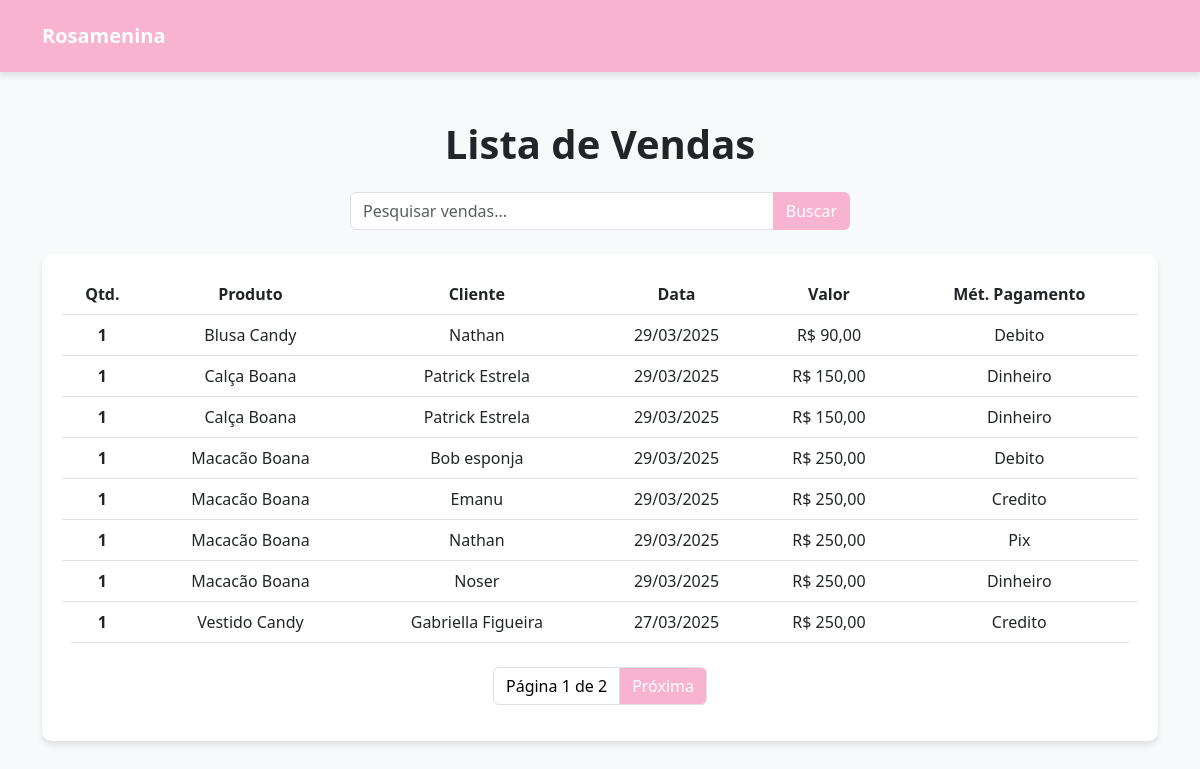
Page /vendas/ on the earlier database version.
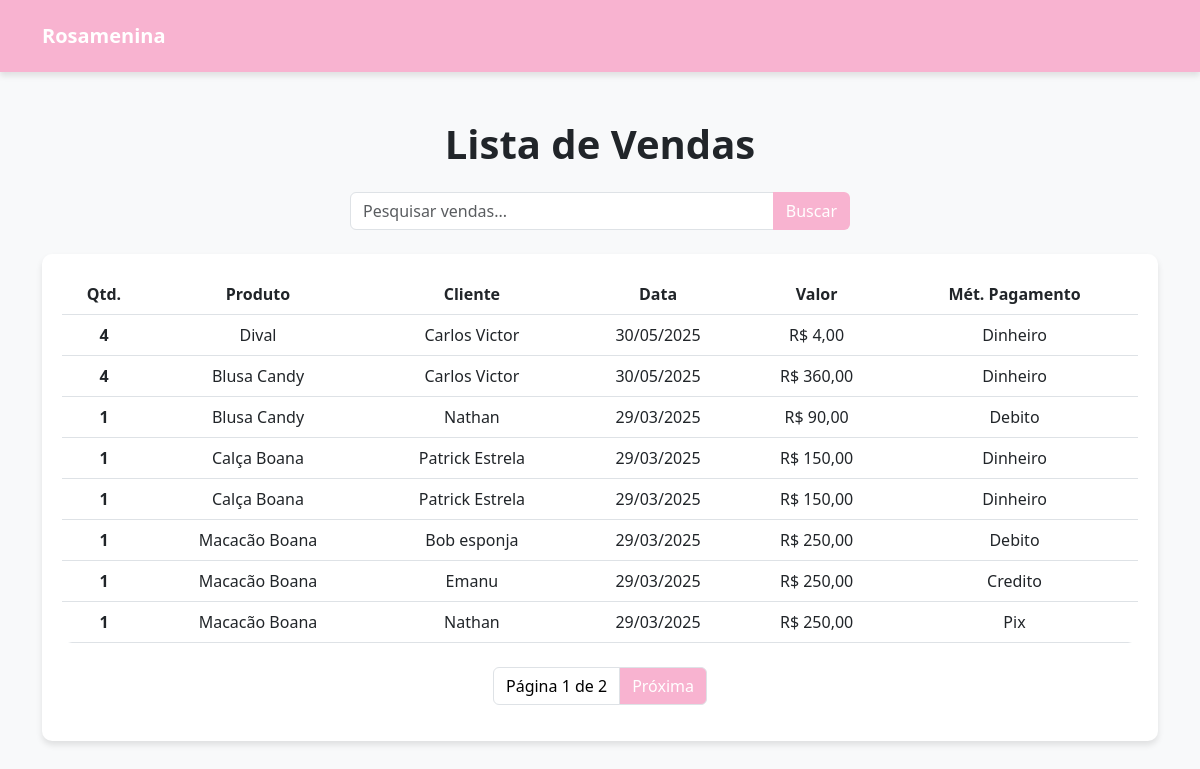
Same page on the later database version.
### store/models.py (models this page shows, shortened)
class Sale(models.Model):
    sale_id = models.AutoField
    produto = models.ForeignKey(Product, on_delete=models.SET_NULL, null=True, blank=True)
    nome_venda = models.CharField(max_length=50, default="")
    quantidade = models.IntegerField(default=1)
    preco_unitario = models.DecimalField(max_digits=10, decimal_places=2)
    valor_total = models.DecimalField(max_digits=10, decimal_places=2)
    data = models.DateField(auto_now_add=True)
    cliente = models.CharField(max_length=50, default="")
    email = models.EmailField(max_length=50, default="", blank=True, null=True)
    PAYMENT_CHOICES = [
        ('Dinheiro', 'Dinheiro'),
        ('Pix', 'Pix'),
        ('Debito', 'Débito'),
        ('Credito', 'Crédito'),
    ]
    pagamento = models.CharField(max_length=50, choices=PAYMENT_CHOICES, default="dinheiro")
    class Meta:
        ordering = ['-id']
        verbose_name = "Venda"
        verbose_name_plural = "Vendas"

class Product(models.Model):
    product_id = models.AutoField
    nome = models.CharField(max_length=50)
    marca = models.CharField(max_length=50, default="")
    categoria = models.CharField(max_length=50, default="")
    cor = models.CharField(max_length=50, default="")
    preco = models.DecimalField(max_digits=10, decimal_places=2)
    descricao = models.CharField(max_length=300, blank=True, null=True)
    quantidade = models.IntegerField(default=1)
    imagem = models.ImageField(upload_to="produtos/", default="" )
    naloja = models.BooleanField(default=True)
    class Meta:
        verbose_name = "Produto"
        verbose_name_plural = "Produtos"

### store/views.py (the view)
# urls.py: path('vendas/', SaleListView.as_view(), name='saleList'),
class SaleListView(ListView):
    model = Sale
    template_name = 'saleList.html'
    context_object_name = 'sales'
    paginate_by = 8
    def get_queryset(self):
        query = self.request.GET.get("q")
        if query:
            return Sale.objects.filter(cliente__icontains=query)
        return Sale.objects.all()

### store/templates/saleList.html (shortened to what this page needs)
{% load static %}
<!DOCTYPE html>
<html lang="pt-br">
<head>
    <link href="https://cdn.jsdelivr.net/npm/bootstrap@5.3.0/dist/css/bootstrap.min.css" rel="stylesheet" />
</head>
<body>
    <nav class="navbar navbar-expand-lg p-3"  style="background-color: #f8b3d0;">
        <div class="container">
            <a class="navbar-brand" style="color: #fff;" href="{% url 'ProductListView' %}">
                <strong>Rosamenina</strong>
            </a>
        </div>
    </nav>
    <section class="container my-5">
        <a style="text-decoration: none;" href="{% url 'saleList' %}">
        <h1 class="text-center fw-bold text-dark">Lista de Vendas</h1>
        </a>
        <div class="d-flex justify-content-center my-4">
            <form method="GET" action="{% url 'saleList' %}" class="input-group search-bar">
                <input type="text" name="q" class="form-control" placeholder="Pesquisar vendas..." value="{{ request.GET.q|default:'' }}">
            <button class="btn" style="background-color: #f8b3d0; color: #ffffff;" type="submit">Buscar</button>
            </form>
        </div>
        <div class="table-responsive table-container mx-auto">
            <table class="table table-hover text-center">
                <thead>
                    <tr>
                        <th>Qtd.</th>
                        <th>Produto</th>
                        <th>Cliente</th>
                        <th>Data</th>
                        <th>Valor</th>
                        <th>Mét. Pagamento</th>
                    </tr>
                </thead>
                <tbody>
                    {% for sale in sales %}
                        <tr>
                            <th scope="row">{{ sale.quantidade }}</th>
                            <td>{{ sale.produto.nome }}</td>
                            <td>{{ sale.cliente }}</td>
                            <td>{{ sale.data|date:"d/m/Y" }}</td>
                            <td>R$ {{ sale.valor_total }}</td>
                            <td>{{ sale.pagamento }}</td>
                        </tr>
                    {% endfor %}
                </tbody>
                </table>
                    <nav aria-label="Page navigation" class="mt-4">
                        <ul class="pagination justify-content-center">
                            <li class="page-item">
                                <span style="color: #000000;" class="page-link">Página {{ page_obj.number }} de {{ page_obj.paginator.num_pages }}</span>
                            </li>
                            {% if page_obj.has_next %}
                                <li class="page-item">
                                    <a class="page-link" style="background-color: #f8b3d0; color: #ffffff;" href="?page={{ page_obj.next_page_number }}">Próxima</a>
                                </li>
                            {% endif %}
                        </ul>
                    </nav>
    </div>
    </section>
</body>
</html>

### store/templates/saleList.html (style rules this page uses)
body { background-color: #f8f9fa; }
.navbar { background-color: #ffffff; box-shadow: 0px 4px 6px rgba(0, 0, 0, 0.1); }
.table-container { background: #ffffff; padding: 20px; border-radius: 10px; box-shadow: 0px 4px 6px rgba(0, 0, 0, 0.1); }
table { border-radius: 10px; overflow: hidden; }
th { background-color: #007bff; color: white; }
.search-bar { max-width: 500px; }

Differences in the rows shown:
no longer on this page (row unchanged): Sale: quantidade "1", produto.nome "Macacão Boana", cliente "Noser", data "29/03/2025", valor_total "250,00", pagamento "Dinheiro"
no longer on this page (row unchanged): Sale: quantidade "1", produto.nome "Vestido Candy", cliente "Gabriella Figueira", data "27/03/2025", valor_total "250,00", pagamento "Credito"
added Sale: quantidade "4", produto.nome "Dival", cliente "Carlos Victor", data "30/05/2025", valor_total "4,00", pagamento "Dinheiro"
added Sale: quantidade "4", produto.nome "Blusa Candy", cliente "Carlos Victor", data "30/05/2025", valor_total "360,00", pagamento "Dinheiro"
